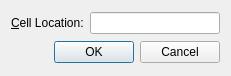
<?xml version="1.0" encoding="UTF-8"?>
<ui version="4.0">
 <class>GoToCellDialog</class>
 <widget class="QDialog" name="GoToCellDialog">
  <property name="geometry">
   <rect>
    <x>0</x>
    <y>0</y>
    <width>231</width>
    <height>76</height>
   </rect>
  </property>
  <property name="windowTitle">
   <string>Go to Cell</string>
  </property>
  <layout class="QVBoxLayout" name="verticalLayout">
   <item>
    <layout class="QHBoxLayout" name="horizontalLayout">
     <item>
      <widget class="QLabel" name="label">
       <property name="text">
        <string>&amp;Cell Location:</string>
       </property>
       <property name="buddy">
        <cstring>lineEdit</cstring>
       </property>
      </widget>
     </item>
     <item>
      <widget class="QLineEdit" name="lineEdit"/>
     </item>
    </layout>
   </item>
   <item>
    <widget class="QDialogButtonBox" name="buttonBox">
     <property name="standardButtons">
      <set>QDialogButtonBox::Cancel|QDialogButtonBox::Ok</set>
     </property>
    </widget>
   </item>
  </layout>
 </widget>
 <layoutdefault spacing="6" margin="11"/>
 <tabstops>
  <tabstop>lineEdit</tabstop>
 </tabstops>
 <resources/>
 <connections/>
</ui>
